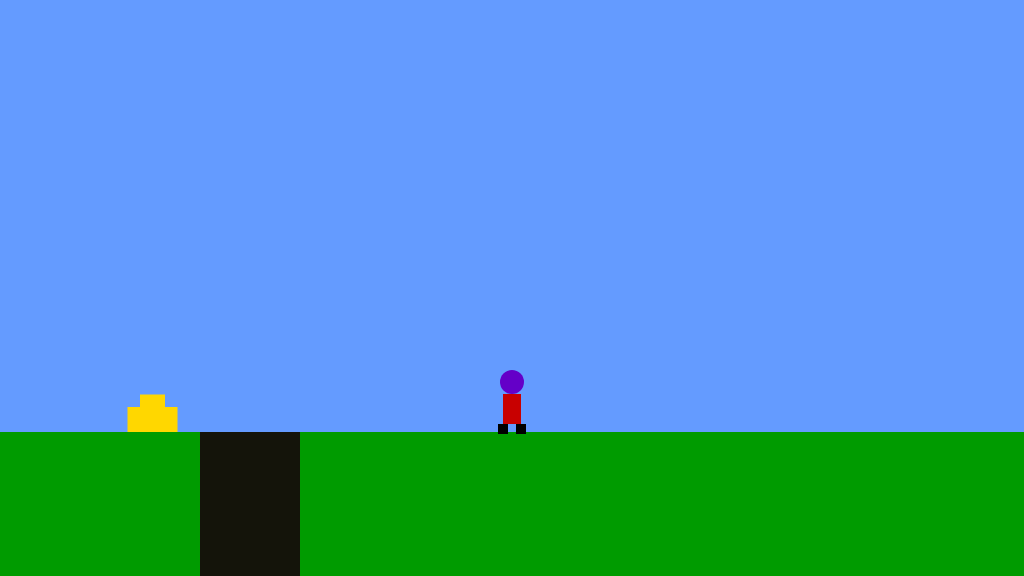
Frame 1 (no input)
Frame 60 (no input): identical to frame 1, image omitted
Frame 120 (the mouse pressed at the canvas centre since frame 60): identical to frame 1, image omitted

The p5.js sketch that drew this single still picture (run headless with seeded random() and noise() and a simulated clock; from frame 60 on, the mouse is pressed at the canvas centre):

// p5.js sketch
// ── sketch.js
/*

The Game Project

Week 3

Game interaction

*/


var gameChar_x;
var gameChar_y;
var floorPos_y;

var isLeft;
var isRight;
var isFalling;
var isPlummeting;

var canyon;
var isFalling_canyon;

var collectable;





function setup()
{
	createCanvas(1024, 576);
	floorPos_y = height * 3/4;
	gameChar_x = width/2;
	gameChar_y = floorPos_y;

	isLeft = false;
	isRight = false;
	isFalling = false;
	isPlummeting = false;

	isFalling_canyon = false;
	canyon = { x_pos: 200, width: 100 };

	collectable = {x_pos: 140, y_pos: floorPos_y - 50, size: 50, isFound:false};

}

function draw()
{
	if (gameChar_y <= 285){
		isPlummeting = false;
	}
	if (isFalling_canyon == true){
		isLeft = false;
		isRight = false;
	}
	console.log(gameChar_y);
	console.log('isPlummeting is:' + isPlummeting);
	console.log('isFalling is:' + isFalling);
	///////////DRAWING CODE//////////

	// console.log(isFalling);
	
	background(100,155,255); //fill the sky blue


	noStroke();
	fill(0,155,0);
	rect(0, floorPos_y, width, height - floorPos_y); //draw some green ground

	//draw the canyon
	noStroke();
	fill(20,20,10);
	rect(canyon.x_pos, floorPos_y, canyon.width, 144);

	//if the character on the canyon,fall into
	if(isFalling_canyon){
		gameChar_y += 10;

	}

	//decide the isFalling variable
	if(gameChar_y < floorPos_y){
		isFalling = true;
	}

	//change the 'isFound' variable if the collectable is found
	if(dist(gameChar_x, gameChar_y, collectable.x_pos, collectable.y_pos + 50) < collectable.size ){
		collectable.isFound = true;
	}

	//draw the collectable
	if(!collectable.isFound){
		noStroke();
		fill(255,215,0);
		rect(collectable.x_pos, collectable.y_pos + collectable.size / 4,
			collectable.size / 2, collectable.size / 2);
		rect(collectable.x_pos - collectable.size / 4, collectable.y_pos + collectable.size / 2,
		collectable.size, collectable.size / 2)
	}


	//the game character
	if(isLeft && isFalling)
	{
		// add your jumping-left code
		fill(100,0,200);//head
		ellipse(gameChar_x - 11, gameChar_y - 60, 24, 24);
	
		fill(200,0,0);//body
		rect(gameChar_x - 20, gameChar_y - 48, 18, 20);
	
		fill(0);//right foot
		rect(gameChar_x - 4, gameChar_y - 28, 10, 10);
	
		rect(gameChar_x - 22, gameChar_y - 28, 10, 10);//left foot
	
		rect(gameChar_x - 2, gameChar_y - 40, 10, 3);//arm
	

	}
	else if(isRight && isFalling)
	{
		// add your jumping-right code
		fill(100,0,200);//head
		ellipse(gameChar_x + 11, gameChar_y - 60, 24, 24);
	
		fill(200,0,0);//body
		rect(gameChar_x + 2, gameChar_y - 48, 18, 20);
	
		fill(0);//right foot
		rect(gameChar_x + 12, gameChar_y - 28, 10, 10);
	
		rect(gameChar_x - 6, gameChar_y - 28, 10, 10);//left foot
	
		rect(gameChar_x - 8, gameChar_y - 43, 10, 3);
	}
	else if(isLeft)
	{
		// add your walking left code
		fill(100,0,200);//head
		ellipse(gameChar_x - 11, gameChar_y - 50, 24, 24);

		fill(200,0,0);//body
		rect(gameChar_x - 20, gameChar_y - 38, 18, 30);

		fill(0);//right foot
		rect(gameChar_x - 4, gameChar_y - 8, 10, 10);

		rect(gameChar_x - 22, gameChar_y - 8, 10, 10);//left foot

	}
	else if(isRight)
	{
		// add your walking right code
		fill(100,0,200);//head
		ellipse(gameChar_x + 11, gameChar_y - 50, 24, 24);

		fill(200,0,0);//body
		rect(gameChar_x + 2, gameChar_y - 38, 18, 30);

		fill(0);//right foot
		rect(gameChar_x + 12, gameChar_y - 8, 10, 10);

		rect(gameChar_x - 6, gameChar_y - 8, 10, 10);//left foot

	}
	else if(isFalling || isPlummeting)
	{
		// add your jumping facing forwards code
		fill(100,0,200);//head
		ellipse(gameChar_x, gameChar_y - 60, 24, 24);
	
		fill(200,0,0);//body
		rect(gameChar_x - 9, gameChar_y - 48, 18, 20);
	
		fill(0);//right foot
		rect(gameChar_x + 4, gameChar_y - 28, 10, 10);
	
		rect(gameChar_x - 14, gameChar_y - 28, 10, 10);//left foot
	
		rect(gameChar_x + 9, gameChar_y - 40, 10, 3);//right arm
		rect(gameChar_x - 19, gameChar_y - 40, 10, 3);//left arm
	}
	else
	{
		// add your standing front facing code
		fill(100,0,200);//head
		ellipse(gameChar_x, gameChar_y - 50, 24, 24);
	
		fill(200,0,0);//body
		rect(gameChar_x - 9, gameChar_y - 38, 18, 30);
	
		fill(0);//right foot
		rect(gameChar_x + 4, gameChar_y - 8, 10, 10);
	
		rect(gameChar_x - 14, gameChar_y - 8, 10, 10);//left foot

	}
	


	///////////INTERACTION CODE//////////
	//Put conditional statements to move the game character below here
	if(isLeft){
		gameChar_x -= 5;
	}

	if(isRight){
		gameChar_x += 5;
	}

	if(isPlummeting){
		gameChar_y -= 25;
		if(gameChar_y < 280){
			gameChar_y = 280;
		}
	}

	if(isFalling){
		gameChar_y += 5;
		if(gameChar_y >= floorPos_y){
			gameChar_y = floorPos_y;
			isFalling = false;
		}

	}

	if(gameChar_x < canyon.x_pos + canyon.width - 10
		&& gameChar_x > canyon.x_pos + 10
		&& gameChar_y == floorPos_y){
			isFalling_canyon = true;
		}


}



function keyPressed()
{
	// if statements to control the animation of the character when
	// keys are pressed.
	//open up the console to see how these work

	// console.log("keyPressed: " + key);
	// console.log("keyPressed: " + keyCode);
	// console.log('isLeft:' + isLeft);
	// console.log('isRight:' + isRight);
	// console.log('isPlummeting:' + isPlummeting);
	if(!isFalling_canyon){
		if(key == 'a'){
			isLeft = true;			
		}
	
		if(key == 'd'){
			isRight = true;
		}
	
		if(key == 'w'){
			if(isPlummeting){
				isFalling = true;
			}
			if(!isFalling){
				isPlummeting = true;
			}
		}
	}

}
function keyReleased()
{
	// if statements to control the animation of the character when
	// keys are released.

	// console.log("keyReleased: " + key);
	// console.log("keyReleased: " + keyCode);
	// console.log('isLeft:' + isLeft);
	// console.log('isRight:' + isRight);
	// console.log('isPlummeting:' + isPlummeting);

	if(key == 'a'){
		isLeft = false;
	}

	if(key == 'd'){
		isRight = false;
	}

	if(key == 'w'){
		isPlummeting = false;

	}


}
